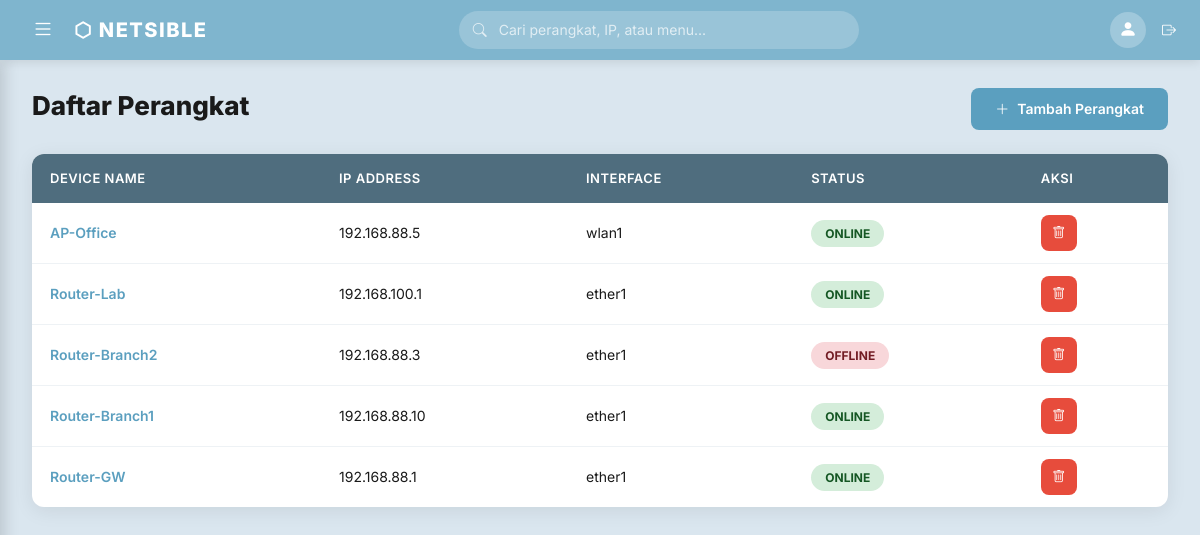
/devices/ (signed in), run on the app's committed database.
### models/device.py (models this page shows, shortened)
class Device(db.Model):
    __tablename__ = 'devices'
    id = db.Column(db.Integer, primary_key=True)
    name = db.Column(db.String(100), nullable=False)
    ip_address = db.Column(db.String(45), nullable=False)
    interface = db.Column(db.String(50), default='ether1')
    model = db.Column(db.String(100), default='')
    serial_number = db.Column(db.String(100), default='')
    mac_address = db.Column(db.String(17), default='')
    routeros_version = db.Column(db.String(20), default='')
    status = db.Column(db.String(10), default='offline')  # online / offline
    uptime = db.Column(db.String(50), default='')
    created_at = db.Column(db.DateTime, default=lambda: datetime.now(timezone.utc))
    updated_at = db.Column(db.DateTime, default=lambda: datetime.now(timezone.utc),
                           onupdate=lambda: datetime.now(timezone.utc))
    ip_addresses = db.relationship('IPAddress', backref='device', lazy=True,
                                   cascade='all, delete-orphan')

### blueprints/devices.py (the view)
@devices_bp.route('/')
@login_required
def device_list():
    devices = Device.query.order_by(Device.created_at.desc()).all()
    return render_template('devices/list.html', devices=devices)

### models/user.py (called while the page is built)
@login_manager.user_loader
def load_user(user_id):
    return User.query.get(int(user_id))

### templates/devices/list.html (shortened to what this page needs)
{% extends "base.html" %}
{% block content %}
<div class="page-header">
    <h1>Daftar Perangkat</h1>
    <button class="btn-netsible btn-primary-n" data-bs-toggle="modal" data-bs-target="#addDeviceModal">
        <i class="bi bi-plus-lg"></i> Tambah Perangkat
    </button>
</div>
<table class="table-netsible">
    <thead>
        <tr>
            <th>Device Name</th>
            <th>IP Address</th>
            <th>Interface</th>
            <th>Status</th>
            <th>Aksi</th>
        </tr>
    </thead>
    <tbody id="device-table-body">
        {% for device in devices %}
        <tr>
            <td>
                <button class="btn-detail" data-id="{{ device.id }}" style="background:none;border:none;color:var(--color-primary);font-weight:600;cursor:pointer">
                    {{ device.name }}
                </button>
            </td>
            <td>{{ device.ip_address }}</td>
            <td>{{ device.interface }}</td>
            <td>
                <span class="badge-status badge-{{ device.status }}">{{ device.status | capitalize }}</span>
            </td>
            <td>
                <button class="btn-netsible btn-danger-n btn-icon btn-sm btn-delete-device" data-id="{{ device.id }}">
                    <i class="bi bi-trash"></i>
                </button>
            </td>
        </tr>
        {% endfor %}
    </tbody>
</table>
{% endblock %}

### static/css/style.css (style rules this page uses)
:root { --bg-body: #dae6ef; --bg-card: #ffffff; --bg-topbar: #7fb5ce; --bg-sidebar: #3a5a6e; --bg-table-head: #4f6d7e; --color-primary: #5b9fbf; --color-primary-hover: #4a8bab; --color-success: #2ecc40; --color-success-hover: #27ae36; --color-danger: #e74c3c; --color-danger-hover: #c0392b; --color-secondary: #4f6d7e; --color-secondary-hover: #3d5565; --color-warning: #f39c12; --text-primary: #1a1a1a; --text-muted: #6c757d; --text-white: #ffffff; --font-family: 'Inter', sans-serif; --radius-card: 16px; --radius-input: 8px; --radius-btn: 8px; --radius-badge: 20px; --shadow-card: 0 4px 20px rgba(0, 0, 0, 0.08); --shadow-card-hover: 0 8px 30px rgba(0, 0, 0, 0.12); --transition: all 0.25s ease; --topbar-height: 60px; --sidebar-width: 260px; }
*, *::before, *::after { box-sizing: border-box; margin: 0; padding: 0; }
body { font-family: var(--font-family); background: var(--bg-body); color: var(--text-primary); min-height: 100vh; line-height: 1.6; }
.page-header { display: flex; align-items: center; justify-content: space-between; margin-bottom: 24px; flex-wrap: wrap; gap: 12px; }
.page-header h1 { font-size: 26px; font-weight: 800; color: var(--text-primary); }
.table-netsible { width: 100%; border-collapse: separate; border-spacing: 0; border-radius: 12px; overflow: hidden; box-shadow: var(--shadow-card); background: var(--bg-card); }
.table-netsible thead th { background: var(--bg-table-head); color: var(--text-white); padding: 14px 18px; font-size: 13px; font-weight: 600; text-transform: uppercase; letter-spacing: 0.5px; border: none; }
.table-netsible tbody td { padding: 12px 18px; font-size: 14px; border-bottom: 1px solid #eef2f5; vertical-align: middle; }
.table-netsible tbody tr:last-child td { border-bottom: none; }
.badge-status { display: inline-block; padding: 4px 14px; border-radius: var(--radius-badge); font-size: 12px; font-weight: 700; text-transform: uppercase; }
.badge-online { background: #d4edda; color: #155724; }
.badge-offline { background: #f8d7da; color: #721c24; }
.btn-netsible { padding: 10px 24px; border: none; border-radius: var(--radius-btn); font-family: var(--font-family); font-size: 14px; font-weight: 600; cursor: pointer; transition: var(--transition); display: inline-flex; align-items: center; gap: 8px; }
.btn-primary-n { background: var(--color-primary); color: var(--text-white); }
.btn-danger-n { background: var(--color-danger); color: var(--text-white); }
.btn-sm { padding: 6px 14px; font-size: 13px; }
.btn-icon { width: 36px; height: 36px; padding: 0; border-radius: 8px; display: inline-flex; align-items: center; justify-content: center; }

### data on the page
Device: name "AP-Office", ip_address "192.168.88.5", interface "wlan1", status "ONLINE"
Device: name "Router-Lab", ip_address "192.168.100.1", interface "ether1", status "ONLINE"
Device: name "Router-Branch2", ip_address "192.168.88.3", interface "ether1", status "OFFLINE"
Device: name "Router-Branch1", ip_address "192.168.88.10", interface "ether1", status "ONLINE"
Device: name "Router-GW", ip_address "192.168.88.1", interface "ether1", status "ONLINE"
